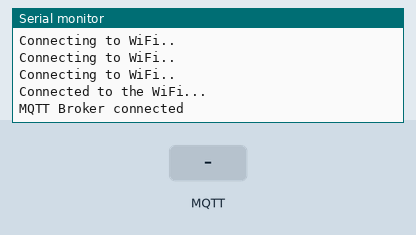
The sketch below on a simulated ESP8266 (NodeMCU). Parts: the last lines printed to the serial monitor. The inputs (shaded band) are chosen by the test bench. WiFi joins after 1.5 s; servers stay silent unless stated; no MQTT or app messages arrive unless stated.

Above: at 2.7 s.
2.8 s: MQTT message "1" arrives on the first subscribed topic
At 3.3 s:
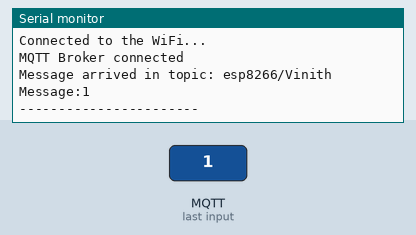
4.3 s: MQTT message "on" arrives on the first subscribed topic
At 4.8 s:
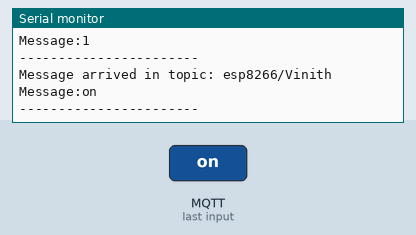
5.8 s: MQTT message "off" arrives on the first subscribed topic
At 6.3 s:
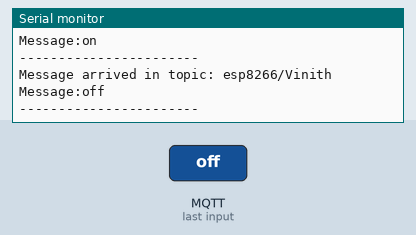

The sketch:

Subs-Pubs.ino
```cpp
#include <ESP8266WiFi.h>
#include <PubSubClient.h>

char ssid[]     = "Karthikeyan";
char password[] = "karthi1234";

char mqtt_broker[] = "broker.mqtt-dashboard.com";
char topic[]       = "esp8266/Vinith";

char mqtt_username[] = "vinith";
char mqtt_password[] = "vinith";

int mqtt_port = 1883;
int ir_pin=6;

WiFiClient espClient;
PubSubClient client(espClient);

void setup() {
  Serial.begin(115200);
  WiFi.begin(ssid, password);

  while (WiFi.status() != WL_CONNECTED)
  {
      delay(500);
      Serial.println("Connecting to WiFi..");
  }

  Serial.println("Connected to the WiFi...");


  client.setServer(mqtt_broker, mqtt_port);
  client.setCallback(callback);

  while (!client.connected()) {

      if (client.connect("esp8266-client-1234", mqtt_username, mqtt_password)) {
          Serial.println("MQTT Broker connected");
      } else {
          Serial.print("Failed to Connect...Retrying...");
          delay(2000);
      }
  }

  client.subscribe(topic);
}

void callback(char*topic, byte*payload, unsigned int length)
{
  Serial.print("Message arrived in topic: ");
  Serial.println(topic);
  Serial.print("Message:");
  for (int i = 0; i < length; i++) {
      Serial.print((char) payload[i]);
  }
  Serial.println();
  Serial.println("-----------------------");
}

void loop() {
  client.loop();
  client.publish(topic,"hello");
  delay(100);
}
```

Measured:
- after the input at 2.8 s, the serial monitor: prints a new line after 0.06 s (image 1)
- after the input at 4.3 s, the serial monitor: prints a new line after 0.07 s (image 2)
- after the input at 5.8 s, the serial monitor: prints a new line after 0.08 s (image 3)
